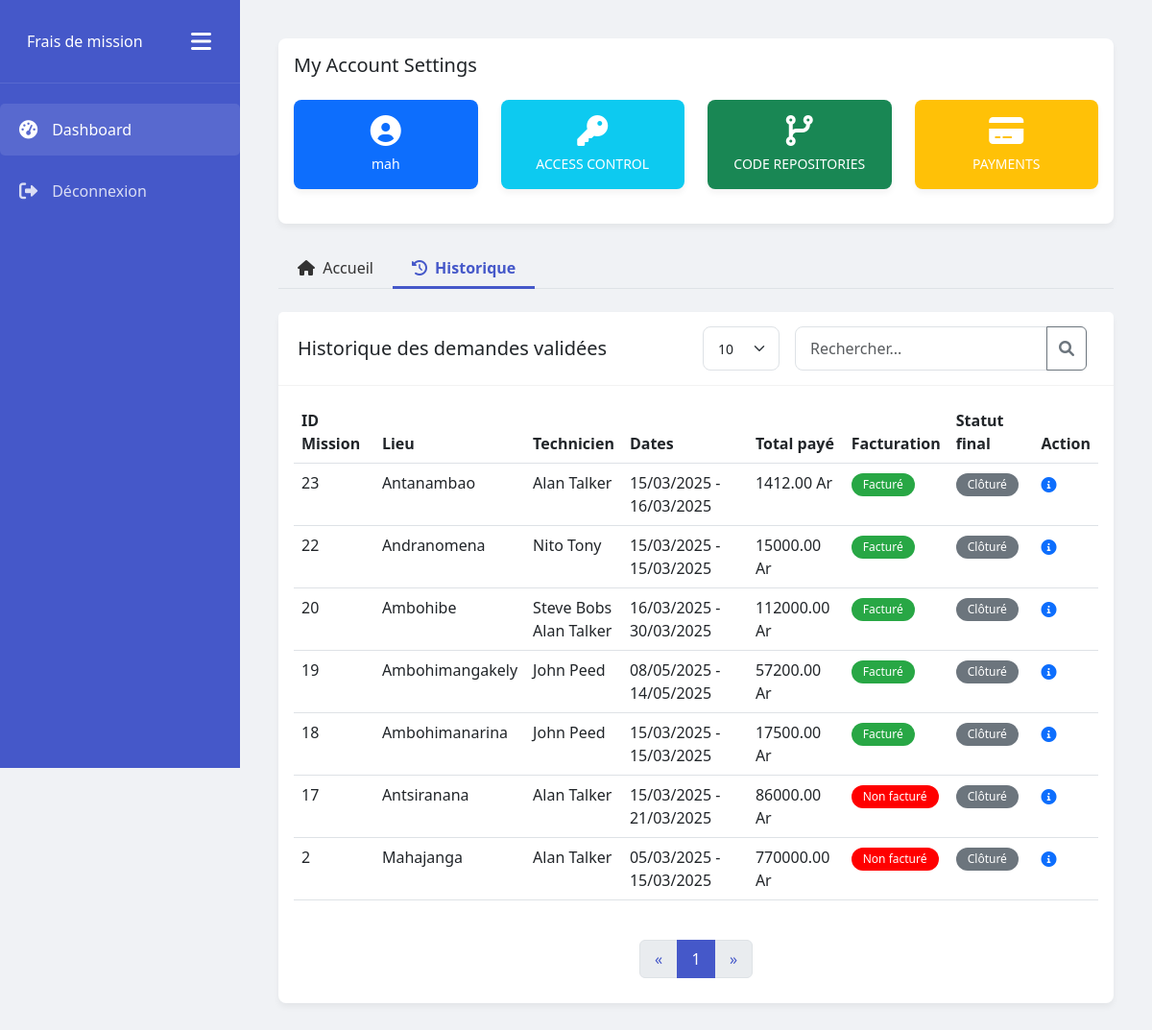
Page /history/ (signed in) on the committed database.
### fdm_app/models.py (models this page shows, shortened)
class Mission(models.Model):
    techniciens = models.ManyToManyField(Technician, related_name="missions")
    mission_details = models.TextField(
        help_text='details de la mission',
        verbose_name='Mission Details'
    )
    start_date = models.DateField(
        help_text='date de debut de la mission',
        verbose_name='Start Date'
    )
    start_hour = models.TimeField(
        help_text='heure de debut de la mission',
        verbose_name='Start Hour'
    )
    end_date = models.DateField(
        help_text='date de fin de la mission',
        verbose_name='End Date'
    )
    end_hour = models.TimeField(
        help_text='heure de fin de la mission',
        verbose_name='End Hour'
    )
    location = models.CharField(
        max_length=50,
        help_text='lieu de la mission'
    )
    facturation = models.BooleanField(
        help_text='facturation de la mission, facturee ou non',
        verbose_name='Facturation'
    )
    STATUS_CHOICES = [
        ('NEW', 'New'),
        ('REFUSED', 'Refused'),
        ('VALIDATED', 'Validated'),
    ]
    status = models.CharField(
        max_length=10,
        choices=STATUS_CHOICES,
        default='NEW',
        verbose_name='Status',
        help_text='Statut de la mission'
    )
    refusal_reason = models.TextField(
        blank=True,
        null=True,
        verbose_name='Refusal Reason',
        help_text='Motif de refus de la mission'
    )

class Technician(models.Model):
    first_name = models.CharField(
        max_length=50,
        help_text='nom du technicien'
    )
    last_name = models.CharField(
        max_length=50,
        help_text='prenom du technicien'
    )

class Expense(models.Model):
    mission = models.ForeignKey(Mission, on_delete=models.CASCADE, related_name="depenses")
    hosting_days = models.IntegerField(
        help_text='nombre de jours de sejour',
        default=0.0,
    )
    overnight_rate = models.DecimalField(
        max_digits=10,
        decimal_places=2,
        default=0.00,
        help_text='tarif nuitée'
    )
    total_hosting = models.DecimalField(
        max_digits=10,
        decimal_places=2,
        help_text=' pris total de séjour',
        editable = False
    )
    meal_costs = models.DecimalField(
        max_digits=10,
        decimal_places=2,
        help_text='prix des repas',
    )
    total_meal_costs = models.DecimalField(
        max_digits=10,
        decimal_places=2,
        help_text='prix total des repas',
        editable = False,
        default=0.00,
    )
    transport = models.CharField(
        max_length=100,
        help_text='transport',
    )
    shipping_costs = models.DecimalField(
        max_digits=10,
        decimal_places=2,
        help_text='frais de transport',
    )
    various_expenses_details = models.CharField(
        max_length=100,
        help_text='divers frais',
    )
    various_expenses_price = models.DecimalField(
        max_digits=10,
        decimal_places=2,
        help_text='prix des divers frais',
    )
    total_expenses = models.DecimalField(
        max_digits=10,
        decimal_places=2,
        help_text='prix total des frais',
        editable = False,
        default=0.00,
    )

### fdm_app/views.py (the view)
# urls.py: path('history/',HistoryView.as_view(),name='history'),
class HistoryView(TemplateView):
    template_name = 'history.html'
    def get_context_data(self, **kwargs):
        context = super().get_context_data(**kwargs)
        validated_missions = Mission.objects.filter(status='VALIDATED').order_by('-id')
        search_query = self.request.GET.get('search', '')
        if search_query:
            validated_missions = MissionSearchUtils.filter_missions(validated_missions, search_query)
        missions = PaginationUtils.paginate_queryset(validated_missions, self.request)
        context['missions'] = missions
        context['active_tab'] = 'history'
        return context

### fdm_app/views.py (called while the page is built)
    @staticmethod
    def paginate_queryset(queryset, request, per_page_default=10):
        per_page = request.GET.get('per_page', per_page_default)
        try:
            per_page = int(per_page)
        except (ValueError, TypeError):
            per_page = per_page_default
        paginator = Paginator(queryset, per_page)
        page = request.GET.get('page', 1)
        try:
            paginated_queryset = paginator.page(page)
        except PageNotAnInteger:
            paginated_queryset = paginator.page(1)
        except EmptyPage:
            paginated_queryset = paginator.page(paginator.num_pages)
        return paginated_queryset

### fdm_app/templates/history.html (shortened to what this page needs)
{% extends 'base.html' %}
{% block content %}
<div class="main-content">
    {% include 'account.html' %}
    <ul class="nav nav-tabs mb-4">
        <li class="nav-item">
            <a class="nav-link {% if active_tab == 'missions' %}active{% endif %}" href="{% url 'missions' %}">
                <i class="fas fa-home me-1"></i> Accueil
            </a>
        </li>
        <li class="nav-item">
            <a class="nav-link {% if active_tab == 'history' %}active{% endif %}" href="{% url 'history' %}">
                <i class="fas fa-history me-1"></i> Historique
            </a>
        </li>
    </ul>
    <div class="card">
        <div class="card-header">
            <h5 class="mb-0">Historique des demandes validées </h5>
            <div class="d-flex">
              <form method="GET" action="{% url 'history' %}" class="d-flex me-2">
                  <select class="form-select form-select-sm me-3" style="width: auto; min-width: 80px;" name="per_page" onchange="this.form.submit()">
                      <option value="10" {% if request.GET.per_page == '10' or not request.GET.per_page %}selected{% endif %}>10</option>
                  </select>
                  <div class="input-group">
                      <input type="text" class="form-control" name="search" placeholder="Rechercher..."
                             value="{{ request.GET.search|default:'' }}" aria-label="Search">
                      <button class="btn btn-outline-secondary" type="submit">
                          <i class="fas fa-search"></i>
                      </button>
                  </div>
              </form>
          </div>
        </div>
        <div class="card-body fade-in">
            <div class="table-responsive">
                <table class="table table-hover">
                    <thead>
                        <tr>
                            <th>ID Mission</th>
                            <th>Lieu</th>
                            <th>Technicien</th>
                            <th>Dates</th>
                            <th>Total payé</th>
                            <th>Facturation</th>
                            <th>Statut final</th>
                            <th>Action</th>
                        </tr>
                    </thead>
                    <tbody>
                    {% for mission in missions %}
                        <tr>
                            <td>{{ mission.id }}</td>
                            <td>{{ mission.location }}</td>
                            <td>
                            {% for technicien in mission.techniciens.all %}
                                {{ technicien.first_name }} {{ technicien.last_name }}<br>
                            {% empty %}
                                Aucun technicien
                            {% endfor %}
                            </td>
                            <td>
                                {{ mission.start_date|date:"d/m/Y" }} - {{ mission.end_date|date:"d/m/Y" }}
                            </td>
                            <td>
                            {% for expense in mission.depenses.all %}
                                {{ expense.total_expenses }} Ar
                            {% endfor %}
                            </td>
                            {% if mission.facturation %}
                                <td><span class="badge badge-billed" style="background-color:#28a745;">Facturé</span></td>
                            {% else %}
                                <td><span class="badge badge-not-billed" style="background-color:red;">Non facturé</span></td>
                            {% endif %}
                            <td><span class="badge badge-closed">Clôturé</span></td>
                            <td>
                                <button type="button" class="btn btn-link p-0 border-0"
                                    data-bs-toggle="modal"
                                    data-bs-target="#detailModal{{ mission.id }}">
                                    <i class="fas fa-info-circle details" title="Détails"></i>
                                </button>
                            </td>
                        </tr>
                    {% endfor %}
                    </tbody>
                </table>
            </div>
        <div class="pagination-container">
          <nav aria-label="Page navigation">
            <ul class="pagination">
              {% if missions.has_previous %}
                <li class="page-item">
                  <a class="page-link" href="?page={{ missions.previous_page_number }}" aria-label="Previous">
                    <span aria-hidden="true">&laquo;</span>
                  </a>
                </li>
              {% else %}
                <li class="page-item disabled">
                  <a class="page-link" href="#" aria-label="Previous">
                    <span aria-hidden="true">&laquo;</span>
                  </a>
                </li>
              {% endif %}
              {% for num in missions.paginator.page_range %}
                {% if missions.number == num %}
                  <li class="page-item active">
                    <a class="page-link" href="?page={{ num }}{% if request.GET.search %}&search={{ request.GET.search }}{% endif %} ">
                      {{ num }}
                    </a>
                  </li>
                {% elif num > missions.number|add:'-3' and num < missions.number|add:'3' %}
                  <li class="page-item"><a class="page-link" href="?page={{ num }}{% if request.GET.search %}&search={{ request.GET.search }}{% endif %}">{{ num }}</a></li>
                {% endif %}
              {% endfor %}
              {% if missions.has_next %}
                <li class="page-item">
                  <a class="page-link" href="?page={{ missions.next_page_number }}{% if request.GET.search %}&search={{ request.GET.search }}{% endif %}" aria-label="Next">
                    <span aria-hidden="true">&raquo;</span>
                  </a>
                </li>
              {% else %}
                <li class="page-item disabled">
                  <a class="page-link" href="#" aria-label="Next">
                    <span aria-hidden="true">&raquo;</span>
                  </a>
                </li>
              {% endif %}
            </ul>
          </nav>
        </div>
        </div>
    </div>
</div>
{% endblock %}

### fdm_app/templates/account.html
<div class="card mb-4">
    <div class="card-body">
      <h5 class="card-title">My Account Settings</h5>
      <div class="row mt-4">
        <div class="col-md-3">
          <div class="card bg-primary text-white">
            <div class="card-body text-center">
              <i class="fas fa-user-circle mb-2 fa-2x"></i>
              <p class="mb-0 small">{{ user.username }}</p>
            </div>
          </div>
        </div>
        <div class="col-md-3">
          <div class="card bg-info text-white">
            <div class="card-body text-center">
              <i class="fas fa-key mb-2 fa-2x"></i>
              <p class="mb-0 small">ACCESS CONTROL</p>
            </div>
          </div>
        </div>
        <div class="col-md-3">
          <div class="card bg-success text-white">
            <div class="card-body text-center">
              <i class="fas fa-code-branch mb-2 fa-2x"></i>
              <p class="mb-0 small">CODE REPOSITORIES</p>
            </div>
          </div>
        </div>
        <div class="col-md-3">
          <div class="card bg-warning text-white">
            <div class="card-body text-center">
              <i class="fas fa-credit-card mb-2 fa-2x"></i>
              <p class="mb-0 small">PAYMENTS</p>
            </div>
          </div>
        </div>
      </div>
    </div>
  </div>

### fdm_app/static/css/style.css (style rules this page uses)
:root { --primary-color: #4558c9; --secondary-color: #e9ecef; --text-color: #333; --bg-light: #f8f9fa; --border-radius: 8px; }
body { font-family: 'Segoe UI', Tahoma, Geneva, Verdana, sans-serif; background-color: #f0f2f5; color: var(--text-color); }
.main-content { margin-left: 250px; padding: 20px; transition: all 0.3s; }
.card { border-radius: var(--border-radius); box-shadow: 0 4px 6px rgba(0,0,0,0.05); margin-bottom: 20px; border: none; }
.card-header { background-color: white; border-bottom: 1px solid rgba(0,0,0,0.05); font-weight: bold; padding: 15px 20px; display: flex; justify-content: space-between; align-items: center; }
.table th { font-weight: 600; border-top: none; }
.badge { padding: 6px 12px; border-radius: 20px; font-weight: 500; }
.badge-closed { background-color: #6c757d; color: white; }
.badge-billed { background-color: #198754; color: white; }
.badge-not-billed { background-color: #fd7e14; color: white; }
.pagination-container { height: 60px; display: flex; align-items: center; justify-content: center; margin-top: 15px; }
.pagination { justify-content: center; margin: 0; }
.pagination .page-item .page-link { color: var(--primary-color); min-width: 40px; height: 40px; display: flex; align-items: center; justify-content: center; }
.pagination .page-item.active .page-link { background-color: var(--primary-color); border-color: var(--primary-color); color: white; }
.form-control, .form-select { border-radius: var(--border-radius); padding: 10px 15px; }
.fade-in { animation: fadeIn 0.5s; }
.nav-tabs .nav-link { color: var(--text-color); border: none; padding: 10px 20px; border-radius: 0; position: relative; }
.nav-tabs .nav-link.active { color: var(--primary-color); background-color: transparent; font-weight: bold; }
.nav-tabs .nav-link.active::after { content: ''; position: absolute; bottom: 0; left: 0; width: 100%; height: 3px; background-color: var(--primary-color); }
.main-content { margin-left: var(--sidebar-width, 250px); padding: 20px; transition: all 0.3s; padding-left: 0 ; }

### rows in the picture
Mission: id "23", location "Antanambao", start_date "15/03/2025", end_date "16/03/2025", facturation "Facturé"
Technician: first_name "Alan", last_name "Talker"
Expense: total_expenses "1412.00"
Mission: id "22", location "Andranomena", start_date "15/03/2025", end_date "15/03/2025", facturation "Facturé"
Technician: first_name "Nito", last_name "Tony"
Expense: total_expenses "15000.00"
Mission: id "20", location "Ambohibe", start_date "16/03/2025", end_date "30/03/2025", facturation "Facturé"
Technician: first_name "Steve", last_name "Bobs"
Expense: total_expenses "112000.00"
Mission: id "19", location "Ambohimangakely", start_date "08/05/2025", end_date "14/05/2025", facturation "Facturé"
Technician: first_name "John", last_name "Peed"
Expense: total_expenses "57200.00"
Mission: id "18", location "Ambohimanarina", start_date "15/03/2025", end_date "15/03/2025", facturation "Facturé"
Expense: total_expenses "17500.00"
Mission: id "17", location "Antsiranana", start_date "15/03/2025", end_date "21/03/2025", facturation "Non facturé"
Expense: total_expenses "86000.00"
Mission: id "2", location "Mahajanga", start_date "05/03/2025", end_date "15/03/2025", facturation "Non facturé"
Expense: total_expenses "770000.00"

### other values in the picture
{{ user.username }} "mah"
{{ num }} "1"
